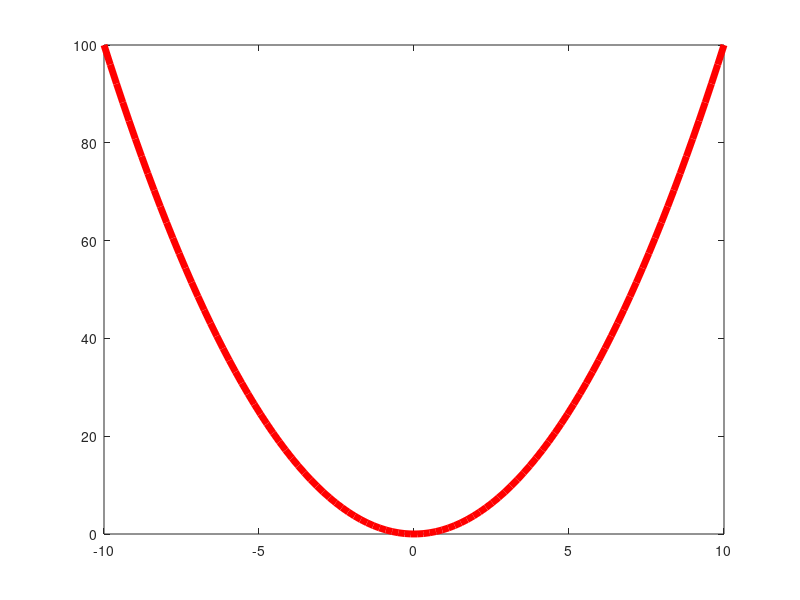

This figure's MATLAB source: (Note: this script raises an error after producing the figure.)
n = 100;
x = linspace(-10,10,n); y = x.^2;
p = plot(x,y,'r', 'LineWidth',5);

% modified jet-colormap
cd = [uint8(jet(n)*255) uint8(ones(n,1))].';

drawnow
set(p.Edge, 'ColorBinding','interpolated', 'ColorData',cd)